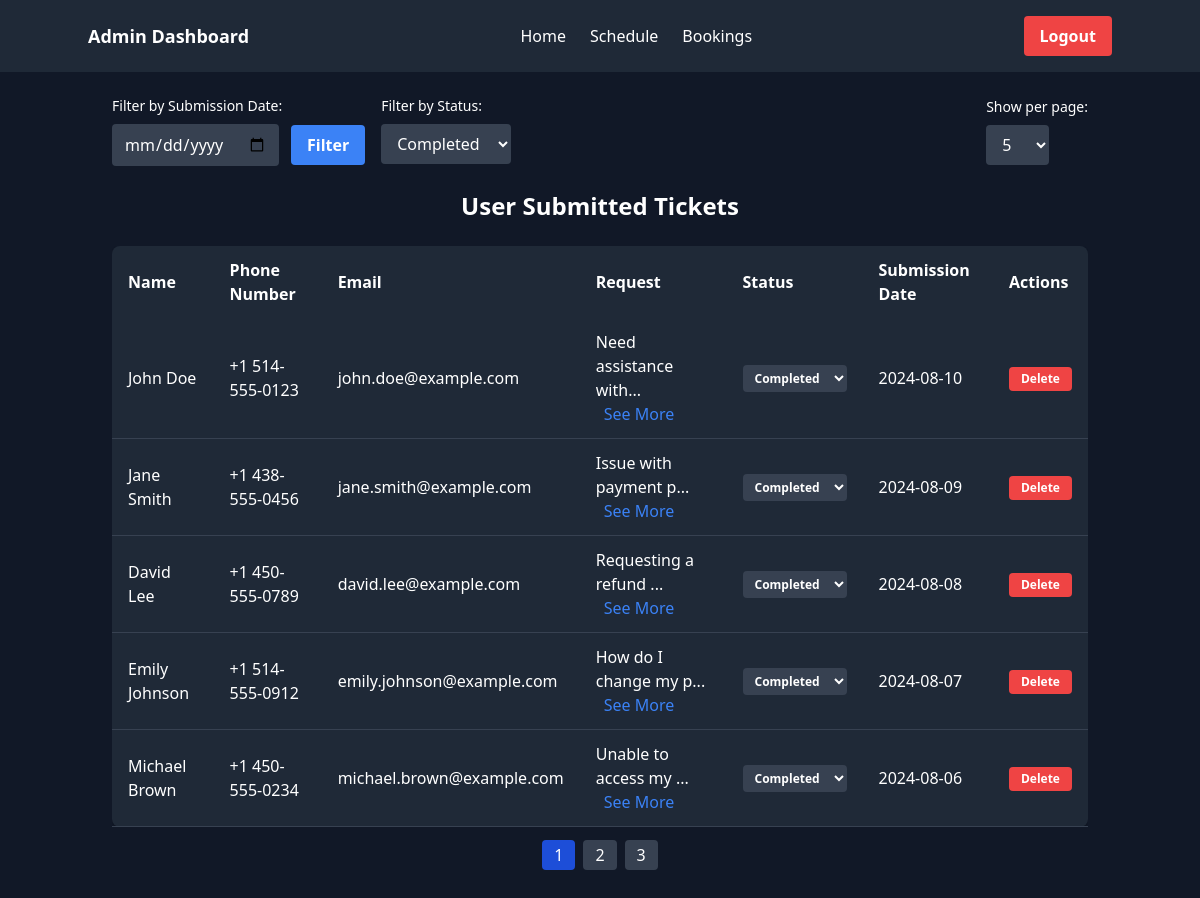
The app's page /admin/index.php?filterStatus=completed (signed in) with its own data.
### tables this page shows
CREATE TABLE `tickets` (
  `id` int(11) NOT NULL,
  `name` varchar(255) NOT NULL,
  `phone` varchar(20) NOT NULL,
  `email` varchar(255) NOT NULL,
  `request` text NOT NULL,
  `status` enum('pending','in-progress','completed') DEFAULT 'pending',
  `submission_date` date NOT NULL
);

### admin/index.php (the view, shortened to what this page needs)
<?php
include('../includes/config.php');
$usersPerPage = isset($_GET['usersPerPage']) ? (int)$_GET['usersPerPage'] : 5;
$page = isset($_GET['page']) ? (int)$_GET['page'] : 1;
$filterStatus = isset($_GET['filterStatus']) ? $_GET['filterStatus'] : 'all';
$filterDate = isset($_GET['filterDate']) ? $_GET['filterDate'] : '';
$offset = ($page - 1) * $usersPerPage;
$sql = "SELECT * FROM tickets WHERE 1=1";
$params = [];
$types = "";
if ($filterStatus !== 'all') {
    $sql .= " AND status = ?";
    $params[] = $filterStatus;
    $types .= "s";
}
$sql .= " LIMIT ? OFFSET ?";
$params[] = $usersPerPage;
$params[] = $offset;
$types .= "ii";
$stmt = $conn->prepare($sql);
if (!empty($types)) {
    $stmt->bind_param($types, ...$params);
}
$stmt->execute();
$result = $stmt->get_result();
$countSql = "SELECT COUNT(*) AS total FROM tickets WHERE 1=1";
$countParams = [];
$countTypes = "";
if ($filterStatus !== 'all') {
    $countSql .= " AND status = ?";
    $countParams[] = $filterStatus;
    $countTypes .= "s";
}
$countStmt = $conn->prepare($countSql);
if (!empty($countTypes)) {
    $countStmt->bind_param($countTypes, ...$countParams);
}
$countStmt->execute();
$countResult = $countStmt->get_result();
$totalTickets = $countResult->fetch_assoc()['total'];
$totalPages = ceil($totalTickets / $usersPerPage);
?>
<!DOCTYPE html>
<html lang="en">
<head>
    <link href="https://cdn.jsdelivr.net/npm/tailwindcss@2.2.19/dist/tailwind.min.css" rel="stylesheet">
</head>
<body class="bg-gray-900 text-white">
    <nav class="bg-gray-800 p-4">
        <div class="container mx-auto flex justify-between items-center">
            <div class="text-lg font-semibold text-white">
                Admin Dashboard
            </div>
            <ul class="flex space-x-6 text-white">
                <li><a href="index.php" class="hover:text-blue-400">Home</a></li>
                <li><a href="schedule.php" class="hover:text-blue-400">Schedule</a></li>
                <li><a href="bookings.php" class="hover:text-blue-400">Bookings</a></li>
            </ul>
            <button onclick="logout()" class="bg-red-500 hover:bg-red-700 text-white font-bold py-2 px-4 rounded">
                Logout
            </button>
        </div>
    </nav>
    <div class="container mx-auto p-6">
        <form method="GET" class="w-full mb-6 flex justify-between items-center">
            <div class="flex space-x-4">
                <div>
                    <label for="filterDate" class="block text-sm font-medium text-white mb-2">Filter by Submission Date:</label>
                    <div class="flex items-center">
                        <input type="date" id="filterDate" name="filterDate" value="<?php echo htmlspecialchars($filterDate); ?>" class="bg-gray-700 text-white px-3 py-2 rounded focus:outline-none" />
                        <button type="submit" class="bg-blue-500 hover:bg-blue-700 text-white font-bold py-2 px-4 rounded ml-3">Filter</button>
                    </div>
                </div>
                <div>
                    <label for="filterStatus" class="block text-sm font-medium text-white mb-2">Filter by Status:</label>
                    <select id="filterStatus" name="filterStatus" class="bg-gray-700 text-white px-3 py-2 rounded focus:outline-none" onchange="this.form.submit()">
                        <option value="completed" <?php if ($filterStatus == 'completed') echo 'selected'; ?>>Completed</option>
                    </select>
                </div>
            </div>
            <div>
                <label for="usersPerPage" class="block text-sm font-medium text-white mb-2">Show per page:</label>
                <select id="usersPerPage" name="usersPerPage" class="bg-gray-700 text-white px-3 py-2 rounded focus:outline-none" onchange="this.form.submit()">
                    <option value="5" <?php if ($usersPerPage == 5) echo 'selected'; ?>>5</option>
                </select>
            </div>
        </form>
        <div class="w-full mb-6">
            <h2 class="text-2xl font-semibold mb-6 text-white text-center">User Submitted Tickets</h2>
            <div class="overflow-x-auto">
                <table class="table-auto bg-gray-800 text-white rounded-lg shadow w-full">
                    <thead>
                        <tr>
                            <th class="px-4 py-3 text-left">Name</th>
                            <th class="px-4 py-3 text-left">Phone Number</th>
                            <th class="px-4 py-3 text-left">Email</th>
                            <th class="px-4 py-3 text-left">Request</th>
                            <th class="px-4 py-3 text-left">Status</th>
                            <th class="px-4 py-3 text-left">Submission Date</th>
                            <th class="px-4 py-3 text-left">Actions</th>
                        </tr>
                    </thead>
                    <tbody id="ticketsTableBody">
                        <?php
                        if ($result->num_rows > 0) {
                            while($row = $result->fetch_assoc()) {
                                echo "<tr class='border-b border-gray-700'>";
                                echo "<td class='px-4 py-3'>" . htmlspecialchars($row['name']) . "</td>";
                                echo "<td class='px-4 py-3'>" . htmlspecialchars($row['phone']) . "</td>";
                                echo "<td class='px-4 py-3'>" . htmlspecialchars($row['email']) . "</td>";
                                echo "<td class='px-4 py-3'>";
                                echo "<span>" . htmlspecialchars(substr($row['request'], 0, 20)) . "...</span>";
                                echo "<button class='text-blue-500 ml-2 focus:outline-none' onclick=\"openModal('request" . $row['id'] . "')\">See More</button>";
                                echo "</td>";
                                echo "<td class='px-4 py-3'>";
                                echo "<select class='status-select bg-gray-700 text-white text-xs font-semibold px-2 py-1 rounded focus:outline-none' onchange=\"saveStatus(" . $row['id'] . ", this.value)\">";
                                echo "<option value='completed'" . ($row['status'] == "completed" ? " selected" : "") . ">Completed</option>";
                                echo "</select>";
                                echo "</td>";
                                echo "<td class='px-4 py-3'>" . htmlspecialchars($row['submission_date']) . "</td>";
                                echo "<td class='px-4 py-3'>";
                                echo "<form method='POST' action='delete_ticket.php' style='display:inline;'>";
                                echo "<button type='submit' class='bg-red-500 hover:bg-red-700 text-white font-bold py-1 px-3 rounded text-xs'>Delete</button>";
                                echo "</form>";
                                echo "</td>";
                                echo "</tr>";
                            }
                        } else {
                            echo "<tr><td colspan='7' class='px-4 py-3 text-center'>No tickets found.</td></tr>";
                        }
                        ?>
                    </tbody>
                </table>
            </div>
            <div id="pagination" class="pagination mt-4 text-center">
                <?php
                for ($i = 1; $i <= $totalPages; $i++) {
                    echo "<a href='index.php?page=$i&usersPerPage=$usersPerPage&filterStatus=$filterStatus&filterDate=$filterDate' class='px-3 py-1 mx-1 rounded " . ($i == $page ? "bg-blue-700" : "bg-gray-700") . " text-white'>$i</a>";
                }
                ?>
            </div>
        </div>
    </div>
</body>
</html>

### records on screen
tickets: name "John Doe", phone "+1 514-555-0123", email "john.doe@example.com", request "Need assistance with", status+id "Completed", submission_date "2024-08-10"
tickets: name "Jane Smith", phone "+1 438-555-0456", email "jane.smith@example.com", request "Issue with payment p", status+id "Completed", submission_date "2024-08-09"
tickets: name "David Lee", phone "+1 450-555-0789", email "david.lee@example.com", request "Requesting a refund", status+id "Completed", submission_date "2024-08-08"
tickets: name "Emily Johnson", phone "+1 514-555-0912", email "emily.johnson@example.com", request "How do I change my p", status+id "Completed", submission_date "2024-08-07"
tickets: name "Michael Brown", phone "+1 450-555-0234", email "michael.brown@example.com", request "Unable to access my", status+id "Completed", submission_date "2024-08-06"
